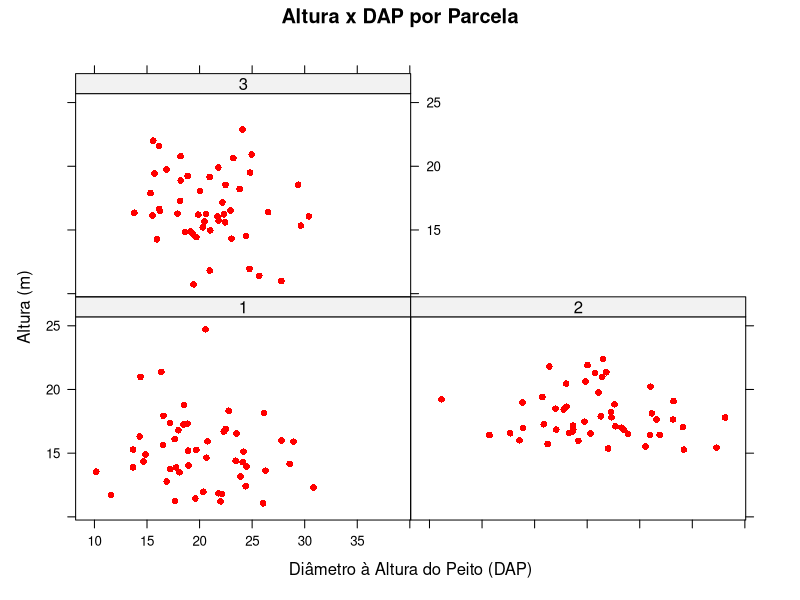
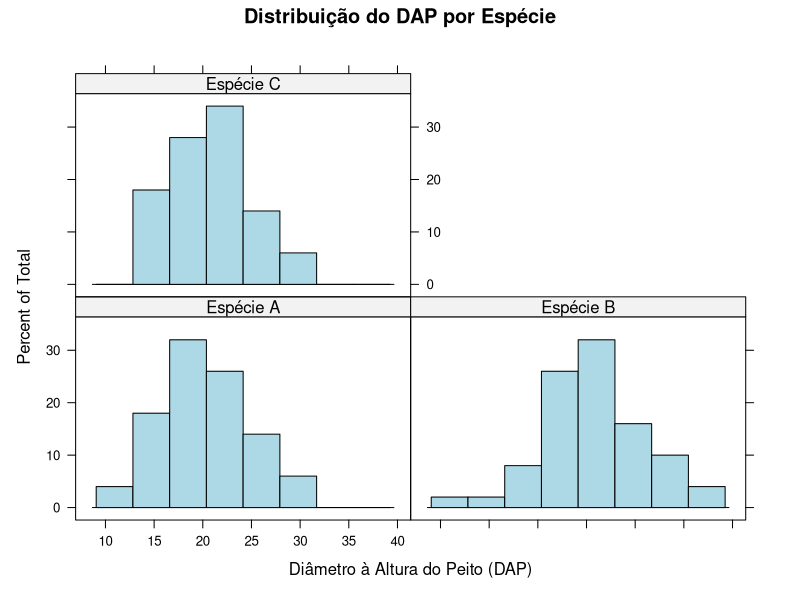
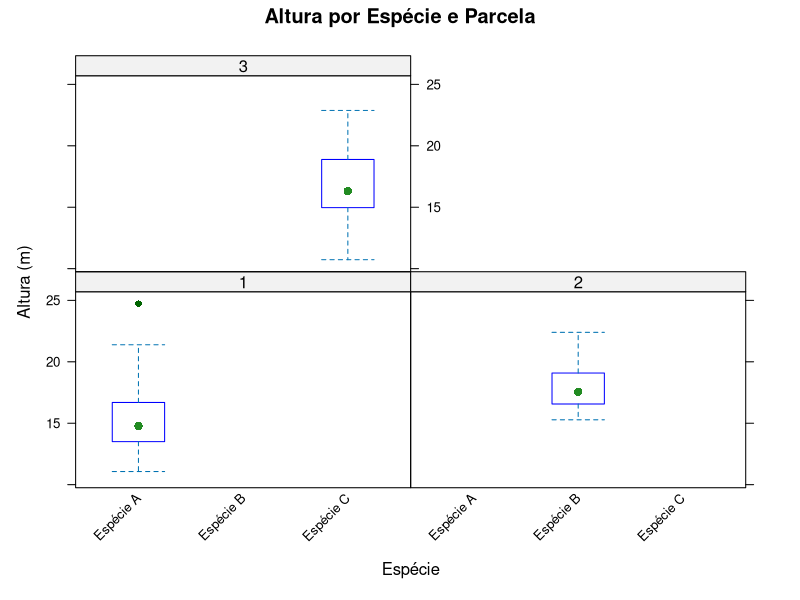

Generate these figures, in order, with R: (Note: this script raises an error after producing the figures.)
## ---- chunk 1
library(dplyr)

# Sem pipe
filtered_data <- filter(mtcars, mpg > 20)
selected_data <- select(filtered_data, mpg, cyl, hp)
## ---- chunk 2
library(dplyr)

# Usando pipe
selected_data <- mtcars %>%
  filter(mpg > 20) %>%
  select(mpg, cyl, hp)
## ---- chunk 3
library(kableExtra)

head(selected_data) %>%
  knitr::kable() %>%
  kableExtra::kable_styling(full_width = FALSE, bootstrap_options = c("striped", "hover"))
## ---- chunk 4
# Criando um exemplo de dados florestais
library(dplyr)

dados_florestais <- tibble::tibble(
  parcela = rep(1:5, each = 10),
  especie = sample(c("Cedro", "Ipê", "Jatobá", "Angelim", "Castanheira"), 50, replace = TRUE),
  dap_cm = round(runif(50, 10, 80), 1),  # Diâmetro em cm
  altura_m = round(runif(50, 5, 30), 1),  # Altura em metros
  volume_m3 = dap_cm * altura_m * 0.00007854 # Fórmula fictícia para volume
)

dados_florestais

## ---- chunk 5
# Filtrando árvores com DAP > 50 cm
arvores_grandes <- dados_florestais %>%
  filter(dap_cm > 50)

head(arvores_grandes)

## ---- chunk 6
# Selecionando colunas específicas
dados_selecionados <- dados_florestais %>%
  select(especie, dap_cm, altura_m)

head(dados_selecionados)
## ---- chunk 7
# Adicionando o índice de esbeltez
dados_florestais <- dados_florestais %>%
  mutate(indice_esbeltez = altura_m / dap_cm)

head(dados_florestais)
## ---- chunk 8
# Ordenando por DAP
dados_ordenados <- dados_florestais %>%
  arrange(desc(dap_cm))

head(dados_ordenados)
## ---- chunk 9
# Resumo por espécie
resumo_especies <- dados_florestais %>%
  group_by(especie) %>%
  summarise(
    dap_medio = mean(dap_cm),
    volume_total = sum(volume_m3)
  )

resumo_especies
## ---- chunk 10
# Resumo por espécie com agrupamento
resumo_especies <- dados_florestais %>%
  group_by(especie) %>%
  summarise(dap_medio = mean(dap_cm))

# Adicionando o DAP médio geral
dap_geral <- resumo_especies %>%
  ungroup() %>%
  summarise(dap_medio_geral = mean(dap_medio))

dap_geral

## ---- chunk 11
library(data.table)

# Criação de um data.table
DT <- data.table(
  id = 1:5,
  valor = c(10, 15, 20, 25, 30)
)

## ---- chunk 12
DT[, valor_2 := valor * 2]

print(DT)

## ---- chunk 13
DT[, valor_3 := valor * 3][, valor_4 := valor * 4]

print(DT)

## ---- chunk 14
DT[, valor_2 := valor * 3]

print(DT)
## ---- chunk 15
library(lattice)

# Dados simulados
set.seed(123)
dados <- data.frame(
  Parcela = factor(rep(1:3, each = 50)),
  DAP = c(rnorm(50, mean = 20, sd = 5), 
          rnorm(50, mean = 25, sd = 6), 
          rnorm(50, mean = 22, sd = 4)),
  Altura = c(rnorm(50, mean = 15, sd = 3), 
             rnorm(50, mean = 18, sd = 2), 
             rnorm(50, mean = 16, sd = 3))
)

# Gráfico de dispersão por parcela
xyplot(Altura ~ DAP | Parcela, data = dados,
       main = "Altura x DAP por Parcela",
       xlab = "Diâmetro à Altura do Peito (DAP)",
       ylab = "Altura (m)",
       col = "red", pch = 16)

## ---- chunk 16
# Dados simulados
dados$Especie <- factor(rep(c("Espécie A", "Espécie B", "Espécie C"), each = 50))

# Histograma por espécie
histogram(~ DAP | Especie, data = dados,
          main = "Distribuição do DAP por Espécie",
          xlab = "Diâmetro à Altura do Peito (DAP)",
          col = "lightblue", border = "black")

## ---- chunk 17
# Ajustando o boxplot
bwplot(Altura ~ Especie | Parcela, data = dados,
       main = "Altura por Espécie e Parcela",
       xlab = "Espécie", ylab = "Altura (m)",
       col = "forestgreen",
       par.settings = list(box.rectangle = list(col = "blue"),
                           plot.symbol = list(col = "darkgreen", pch = 16)),
       scales = list(x = list(rot = 45))) # Rotação dos rótulos no eixo X


## ---- chunk 18
# Reorganizando os dados para melhor visualização
library(reshape2)
dados_barras <- as.data.frame(contagem)
names(dados_barras) <- c("Especie", "Parcela", "Contagem")

# Gráfico de barras mais visual
barchart(Contagem ~ Especie | Parcela, data = dados_barras,
         main = "Número de Árvores por Espécie e Parcela",
         xlab = "Espécie", ylab = "Número de Árvores",
         col = c("darkgreen", "lightgreen", "brown"),
         auto.key = list(columns = 3), # Legenda com as espécies
         panel = function(x, y, ...) {
           panel.barchart(x, y, ...)
           panel.text(x, y, labels = y, pos = 3, cex = 0.8) # Rótulos numéricos
         },
         scales = list(x = list(rot = 45))) # Rotação dos rótulos no eixo X

## ---- chunk 19
library(lattice)

# Dados simulados
set.seed(123)
dados <- data.frame(
  Parcela = factor(rep(1:3, each = 50)),  # Três parcelas
  DAP = c(rnorm(50, mean = 20, sd = 5), 
          rnorm(50, mean = 25, sd = 4), 
          rnorm(50, mean = 30, sd = 6)),  # Diâmetro
  Altura = c(rnorm(50, mean = 15, sd = 3), 
             rnorm(50, mean = 18, sd = 2), 
             rnorm(50, mean = 20, sd = 4)), # Altura
  Biomassa = c(rnorm(50, mean = 200, sd = 50), 
               rnorm(50, mean = 300, sd = 40), 
               rnorm(50, mean = 400, sd = 60)) # Biomassa
)

# Gráfico 3D condicional
cloud(Biomassa ~ DAP * Altura | Parcela, data = dados,
      main = "Relação 3D: Biomassa, DAP e Altura por Parcela",
      xlab = "Diâmetro (DAP)",
      ylab = "Altura (m)",
      zlab = "Biomassa (kg)",
      screen = list(z = 60, x = -60),  # Ajuste do ângulo de visualização
      col = "forestgreen", 
      pch = 16)  # Pontos no gráfico

## ---- chunk 20
library(lattice)

# Gerando coordenadas x e y (grid regular)
x <- seq(-10, 10, length = 30)  # 30 pontos no eixo X
y <- seq(-10, 10, length = 30)  # 30 pontos no eixo Y

# Gerando altura (z) com base em uma função para criar uma superfície
z <- outer(x, y, function(x, y) x * 2)

# Convertendo para um data frame para usar com cloud()
dados <- expand.grid(x = x, y = y)
dados$z <- as.vector(z)

# Gráfico 3D simulando o terreno
cloud(z ~ x * y, data = dados,
      main = "Terreno Simulado em 3D",
      xlab = "Coordenada X",
      ylab = "Coordenada Y",
      zlab = "Altura (Z)",
      screen = list(z = 60, x = -60),  # Ângulo de visualização
      col = "lightblue",              # Cor dos pontos
      panel.3d.cloud = panel.3dscatter, # Adiciona pontos ao gráfico
      pch = 16)                       # Pontos sólidos

## ---- chunk 21
# Gerando dados simulados com a variável Especie
set.seed(123)
dados <- data.frame(
  Altura = c(rnorm(50, mean = 15, sd = 3), 
             rnorm(50, mean = 18, sd = 2), 
             rnorm(50, mean = 20, sd = 4)),
  Especie = factor(rep(c("Espécie A", "Espécie B", "Espécie C"), each = 50))
)


# Gráfico de densidade
densityplot(~ Altura | Especie, data = dados,
            main = "Densidade da Altura por Espécie",
            xlab = "Altura (m)",
            plot.points = FALSE, # Ocultar pontos individuais
            col = c("blue", "darkgreen", "orange"))

## ---- chunk 22
# Gerando os dados simulados com DAP e Altura
set.seed(123)
dados <- data.frame(
  DAP = c(rnorm(50, mean = 20, sd = 5), 
          rnorm(50, mean = 25, sd = 6), 
          rnorm(50, mean = 30, sd = 4)),
  Altura = c(rnorm(50, mean = 15, sd = 3), 
             rnorm(50, mean = 18, sd = 2), 
             rnorm(50, mean = 20, sd = 4))
)

# Calculando a biomassa
dados$Biomassa <- dados$DAP * dados$Altura * rnorm(150, mean = 0.1, sd = 0.01)

# Gerando o scatterplot matrix (splom)
library(lattice)
splom(~ dados[c("DAP", "Altura", "Biomassa")],
      main = "Matriz de Dispersão",
      col = "darkblue", pch = 16)


## ---- chunk 23
# Dados simulados de crescimento anual
set.seed(123)
anos <- 2000:2020
crescimento <- expand.grid(Ano = anos, Especie = c("Espécie A", "Espécie B", "Espécie C"))
crescimento$Altura <- with(crescimento, ifelse(Especie == "Espécie A", 
                                               rnorm(length(Ano), mean = Ano - 1995, sd = 0.5),
                                               ifelse(Especie == "Espécie B", 
                                                      rnorm(length(Ano), mean = Ano - 1993, sd = 0.7),
                                                      rnorm(length(Ano), mean = Ano - 1990, sd = 0.6))))

# Gráfico de linha com painéis
xyplot(Altura ~ Ano | Especie, data = crescimento,
       type = "o", col = "darkgreen", pch = 16,
       main = "Crescimento por Espécie ao Longo dos Anos",
       xlab = "Ano", ylab = "Altura (m)")

## ---- chunk 24
# Dados simulados de árvores com distribuição normal
set.seed(123)  # Para resultados reprodutíveis
DAP = rnorm(100, mean = 30, sd = 7)  # DAP em cm
Altura = (log(DAP) * 7.87) 
random_h_factor = rnorm(100, 1, 0.1)
Altura = Altura * random_h_factor

dados_arvores <- data.frame(DAP, Altura)

library(ggplot2)

ggplot(data = dados_arvores, aes(x = DAP, y = Altura)) +
  geom_point(color = "red", size = 2) +
  theme_minimal()
## ---- chunk 25

# Gráfico com ajuste linear e intervalo de confiança
ggplot(data = dados_arvores, aes(x = DAP, y = Altura)) +
  geom_point() +
  geom_smooth(method = "lm", formula = y ~ log(x), color = "blue", se = TRUE) +
  labs(
    x = "DAP (cm)",
    y = "Altura (m)"
  ) +
  theme_minimal()

## ---- chunk 26
# Dados simulados
set.seed(123)
dados <- data.frame(
  DAP = c(rnorm(50, mean = 30, sd = 5), rnorm(50, mean = 40, sd = 7)),  # Diâmetro em cm
  Altura_Comercial = c(rnorm(50, mean = 20, sd = 3), rnorm(50, mean = 25, sd = 4)),  # Altura em metros
  Especie = rep(c("Espécie A", "Espécie B"), each = 50)  # Categorias de espécies
)

ggplot(data = dados, aes(x = DAP, y = Altura_Comercial, color = Especie)) +
  geom_point(size = 3, alpha = 0.8) +  # Tamanho e transparência dos pontos
  labs(
    title = "Relação entre DAP e Altura Comercial por Espécie",
    x = "DAP (cm)",
    y = "Altura Comercial (m)",
    color = "Espécie"
  ) +
  theme_minimal()  # Tema limpo

## ---- chunk 27
# Criando classes de diâmetro
dados_arvores$Classe_DAP <- cut(dados_arvores$DAP, breaks = seq(10, 60, 5))

ggplot(data = dados_arvores, aes(x = Classe_DAP)) +
  geom_bar(fill = "sienna", color = "black") +
  labs(
    title = "Frequência de Classes de DAP",
    x = "Classes de DAP (cm)",
    y = "Frequência"
  ) +
  theme_bw()

## ---- chunk 28
dados_arvores$Especie <- sample(c("Espécie A", "Espécie B"), 50, replace = TRUE)

ggplot(data = dados_arvores, aes(x = Classe_DAP, fill = Especie)) +
  geom_bar(position = "dodge", color = "black") +
  labs(
    title = "Frequência de Classes de DAP por Espécie",
    x = "Classes de DAP (cm)",
    y = "Frequência",
    fill = "Espécie"
  ) +
  theme_light()

## ---- chunk 29
dados_arvores$Biomassa <- dados_arvores$DAP * dados_arvores$Altura * 0.05

ggplot(data = dados_arvores, aes(x = Biomassa)) +
  geom_histogram(binwidth = 2, fill = "green", color = "black") +
  labs(
    title = "Distribuição da Biomassa das Árvores",
    x = "Biomassa (kg)",
    y = "Frequência"
  ) +
  theme_classic()

## ---- chunk 30

# Dados simulados
set.seed(123)
anos <- 2000:2020
preco_madeira <- cumsum(runif(length(anos), -2, 5)) + 100  # Preço acumulativo com flutuações

dados_madeira <- data.frame(
  Ano = anos,
  Preco = preco_madeira
)

# Gráfico de linhas
ggplot(data = dados_madeira, aes(x = Ano, y = Preco)) +
  geom_line(color = "darkgreen", size = 1) +
  labs(
    title = "Preços Médios da Madeira ao Longo do Tempo",
    x = "Ano",
    y = "Preço Médio (R$/m³)"
  ) +
  theme_minimal()



## ---- chunk 31
ggplot(data = dados_arvores, aes(x = Especie, y = DAP, fill = Especie)) +
  geom_boxplot() +
  labs(
    title = "Distribuição do DAP por Espécie",
    x = "Espécie",
    y = "DAP (cm)"
  ) +
  theme_light()

## ---- chunk 32
# Dados simulados
set.seed(123)
dados <- data.frame(Valores = rnorm(1000, mean = 50, sd = 10))

# Gráfico de densidade
ggplot(data = dados, aes(x = Valores)) +
  geom_density(fill = "blue", alpha = 0.5) +
  labs(
    title = "Função de Densidade de Probabilidade",
    x = "Valores",
    y = "Densidade"
  ) +
  theme_minimal()
## ---- chunk 33
ggplot(data = dados, aes(x = Valores)) +
  geom_histogram(aes(y = after_stat(density)), binwidth = 2, fill = "gray", alpha = 0.7) +
  geom_density(color = "blue", size = 1) +
  labs(
    title = "Histograma com Função de Densidade",
    x = "Valores",
    y = "Densidade"
  ) +
  theme_minimal()
